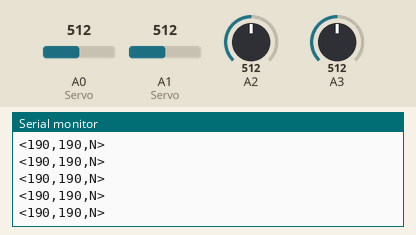
Simulated run of this sketch. Board: Arduino Uno, built with avr-gcc and run on an emulated ATmega328P. Shown: the last lines printed to the serial monitor. Inputs (shaded band) come from the test bench; at power-on: A2 = 512, A3 = 512, A0 (Servo) = 512, A1 (Servo) = 512.

Above: at 1.2 s.
1.3 s: A2 set to 268
2.8 s: A2 set to 238
At 3.02 s:
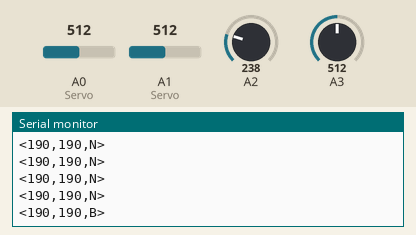
4.9 s: A3 set to 274
At 4.91 s:
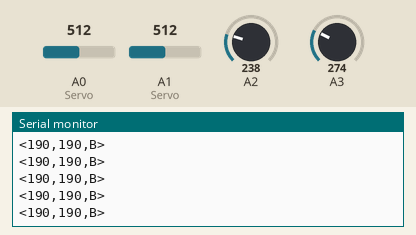
6.4 s: A3 set to 237
At 6.55 s:
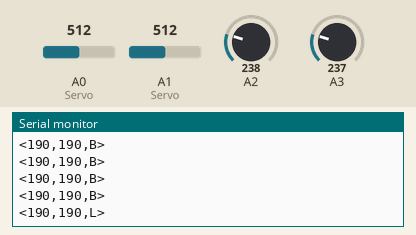

Measured:
- the behaviour switches between 256 and 255 on A2 (found by bisection; images 0 and 1)
- the behaviour switches between 256 and 255 on A3 (found by bisection; images 2 and 3)
- after the input at 2.8 s, the serial monitor: prints a new line after 0.10 s (image 1)
- after the input at 6.4 s, the serial monitor: prints a new line at once (image 3)

The sketch:

Controller.ino
```cpp
//Version 1.3
//0, 1024, 512, 768, 256;
//Control sketch for Maskerspace Mascot

String DATA;
String servoHead;
String servoTilt;
String opCode;

void setup()
{
  Serial.begin(9600);
}

void loop()
{

  int SP1 = analogRead(A0); //Panning Servo
  int ST1 = analogRead(A1); //Tilting Servo
  int FB1 = analogRead(A2); //Forward/Backward
  int LR1 = analogRead(A3); //Left/Right

  opCode = generateOpCode(FB1, LR1);

  int SPD1 = map(SP1, 0, 1024, 0, 180);
  int STD1 = map(ST1, 0, 1024, 0, 180);
  servoHead = (100 + SPD1);
  servoTilt = (100 + STD1);

  DATA = "<" + servoHead + "," + servoTilt + "," + opCode + "> ";

  Serial.println(DATA);

  delay(125);
}


String generateOpCode (int FB1, int LR1)
{
  String op = "N";

  if (FB1 > 768)
  {
     op = "F";
  }
  else if (FB1 < 256)
  {
    op = "B";
  }

  if (LR1 > 768)
  {
    op = "R";
    }

  else if (LR1 < 256)
  {
    op = "L";
    }

  return op;
}
```
